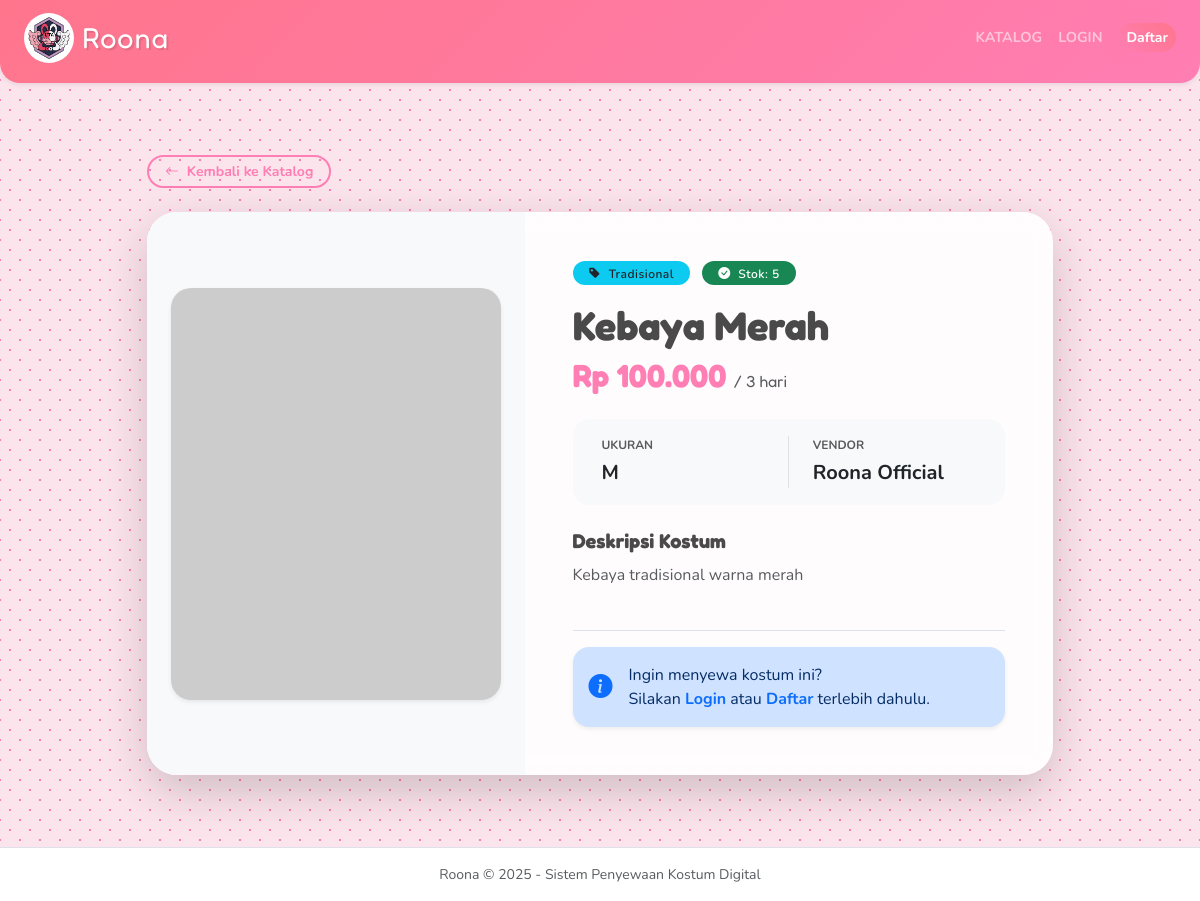
Page /index.php?action=detail&id=1 on the committed database.
### tables this page shows
CREATE TABLE kostum (
  id INT AUTO_INCREMENT PRIMARY KEY,
  nama VARCHAR(150) NOT NULL,
  kategori_id INT,
  ukuran VARCHAR(50),
  stok INT DEFAULT 0,
  harga_sewa DECIMAL(12,2) NOT NULL,
  deskripsi TEXT,
  created_at TIMESTAMP DEFAULT CURRENT_TIMESTAMP,
  gambar VARCHAR(255) DEFAULT NULL,
  FOREIGN KEY (kategori_id) REFERENCES kategori_kostum(id) ON DELETE SET NULL
);

CREATE TABLE kategori_kostum (
  id INT AUTO_INCREMENT PRIMARY KEY,
  nama VARCHAR(100) NOT NULL
);

### app/controllers/UserController.php (called while the page is built, shortened)
<?php
require_once __DIR__ . '/../models/Kostum.php';
class UserController {
    private $kostum;
    public function __construct($pdo){
        $this->kostum = new Kostum($pdo);
    }
    public function detail(){
        $id = intval($_GET['id'] ?? 0);
        $item = $this->kostum->find($id);
        include __DIR__ . '/../views/user/kostum_detail.php';
    }
}

### app/models/Kostum.php (called while the page is built, shortened)
<?php
class Kostum {
    private $pdo;
    public function __construct($pdo){ $this->pdo = $pdo; }
    public function find($id){
        $stmt = $this->pdo->prepare("SELECT k.*, c.nama as kategori FROM kostum k LEFT JOIN kategori_kostum c ON k.kategori_id=c.id WHERE k.id=:id");
        $stmt->execute(['id'=>$id]);
        return $stmt->fetch();
    }
}

### app/views/user/kostum_detail.php (the view)
<?php include __DIR__ . '/../partials/header.php'; ?>
<div class="container py-5">
    <div class="row justify-content-center">
        <div class="col-lg-10">
            <a href="index.php?action=catalog" class="btn btn-outline-primary btn-sm rounded-pill mb-4 px-3">
                <i class="bi bi-arrow-left me-1"></i> Kembali ke Katalog
            </a>
            <div class="card shadow-lg border-0 overflow-hidden" style="border-radius: 30px;">
                <div class="card-body p-0">
                    <div class="row g-0">
                        <div class="col-md-5 bg-light d-flex align-items-center justify-content-center p-4">
                             <?php
                                if(!empty($item['gambar']) && file_exists('assets/images/'.$item['gambar'])){
                                    $imgSrc = 'assets/images/'.$item['gambar'];
                                } else {
                                    $imgSrc = 'https://placehold.co/400x500/png?text='.urlencode($item['nama']);
                                }
                             ?>
                             <img src="<?=$imgSrc?>" alt="<?=htmlspecialchars($item['nama'])?>"
                                  class="img-fluid shadow-sm"
                                  style="border-radius: 20px; max-height: 500px; width: 100%; object-fit: cover;">
                        </div>
                        <div class="col-md-7 p-4 p-md-5 d-flex flex-column">
                            <div class="mb-3">
                                <span class="badge bg-info text-dark rounded-pill me-2 px-3">
                                    <i class="bi bi-tag-fill me-1"></i> <?=htmlspecialchars($item['kategori'] ?? 'Umum')?>
                                </span>
                                <?php if($item['stok'] > 0): ?>
                                    <span class="badge bg-success rounded-pill px-3">
                                        <i class="bi bi-check-circle-fill me-1"></i> Stok: <?=htmlspecialchars($item['stok'])?>
                                    </span>
                                <?php else: ?>
                                    <span class="badge bg-danger rounded-pill px-3">
                                        <i class="bi bi-x-circle-fill me-1"></i> Habis
                                    </span>
                                <?php endif; ?>
                            </div>
                            <h1 class="fw-bold mb-2" style="font-family: 'Fredoka', sans-serif; color: #4a4a4a;">
                                <?=htmlspecialchars($item['nama'])?>
                            </h1>
                            <h2 class="fw-bold mb-4" style="color: #ff7eb3;">
                                Rp <?=number_format($item['harga_sewa'] ?? 0,0,',','.')?>
                                <span class="fs-6 text-muted fw-normal">/ 3 hari</span>
                            </h2>
                            <div class="row mb-4 p-3 bg-light rounded-4 mx-0 border border-light">
                                <div class="col-6 border-end">
                                    <small class="text-muted fw-bold d-block mb-1" style="font-size: 0.75rem;">UKURAN</small>
                                    <span class="fs-5 fw-bold text-dark"><?=htmlspecialchars($item['ukuran'])?></span>
                                </div>
                                <div class="col-6 ps-4">
                                    <small class="text-muted fw-bold d-block mb-1" style="font-size: 0.75rem;">VENDOR</small>
                                    <span class="fs-5 fw-bold text-dark">Roona Official</span>
                                </div>
                            </div>
                            <div class="mb-4">
                                <h5 class="fw-bold mb-2">Deskripsi Kostum</h5>
                                <p class="text-muted" style="line-height: 1.8; text-align: justify;">
                                    <?=nl2br(htmlspecialchars($item['deskripsi'] ?? 'Tidak ada deskripsi tambahan.'))?>
                                </p>
                            </div>
                            <div class="mt-auto pt-3 border-top">
                                <?php if(isset($_SESSION['user']) && $_SESSION['user']['role']=='penyewa'): ?>
                                    <?php if($item['stok'] > 0): ?>
                                        <form method="post" action="index.php?action=create_booking">
                                            <div class="d-flex align-items-end gap-3">
                                                <div class="flex-grow-1">
                                                    <label class="form-label small fw-bold text-muted">Jumlah Sewa</label>
                                                    <input type="number" name="items[<?=$item['id']?>]" value="1" min="1" max="<?=max(1,$item['stok']??1)?>" class="form-control form-control-lg text-center fw-bold">
                                                </div>
                                                <input type="hidden" name="tanggal_booking" value="<?=date('Y-m-d')?>">
                                                <button type="submit" class="btn btn-primary btn-lg flex-grow-1 px-4 shadow-sm" style="height: 52px;">
                                                    <i class="bi bi-bag-heart-fill me-2"></i> Booking Sekarang
                                                </button>
                                            </div>
                                        </form>
                                    <?php else: ?>
                                        <button class="btn btn-secondary w-100 btn-lg rounded-pill" disabled>
                                            <i class="bi bi-emoji-frown me-2"></i> Stok Sedang Habis
                                        </button>
                                    <?php endif; ?>
                                <?php elseif(isset($_SESSION['user']) && $_SESSION['user']['role']=='admin'): ?>
                                    <a href="index.php?action=admin_kostum_form&id=<?=$item['id']?>" class="btn btn-warning w-100 btn-lg rounded-pill text-white">
                                        <i class="bi bi-pencil-square me-2"></i> Edit Kostum Ini
                                    </a>
                                <?php else: ?>
                                    <div class="alert alert-primary border-0 rounded-4 shadow-sm mb-0 d-flex align-items-center">
                                        <i class="bi bi-info-circle-fill fs-4 me-3 text-primary"></i>
                                        <div>
                                            Ingin menyewa kostum ini?<br>
                                            Silakan <a href="index.php?action=login" class="fw-bold text-decoration-none">Login</a> atau <a href="index.php?action=register" class="fw-bold text-decoration-none">Daftar</a> terlebih dahulu.
                                        </div>
                                    </div>
                                <?php endif; ?>
                            </div>
                        </div>
                    </div>
                </div>
            </div>
        </div>
    </div>
</div>
<?php include __DIR__ . '/../partials/footer.php'; ?>

### public/assets/style.css (style rules this page uses)
:root { --anime-bg: #2b2d42; --anime-primary: #ff7eb3; --anime-secondary: #7afcff; --anime-card-bg: rgba(255, 255, 255, 0.9); --anime-text: #2d3436; --font-header: 'Fredoka', sans-serif; --font-body: 'Nunito', sans-serif; }
body.anime-theme { background-color: #fce4ec; background-image: radial-gradient(#ff7eb3 1px, transparent 1px), radial-gradient(#ff7eb3 1px, transparent 1px); background-size: 20px 20px; background-position: 0 0, 10px 10px; font-family: var(--font-body); color: var(--anime-text); }
.card { border: none; border-radius: 20px; background: var(--anime-card-bg); backdrop-filter: blur(10px); box-shadow: 0 10px 25px rgba(255, 126, 179, 0.15); transition: transform 0.3s ease, box-shadow 0.3s ease; overflow: hidden; }
h1, h2, h3, h4, h5 { font-family: var(--font-header); color: #4a4a4a; }
.btn-outline-primary { border: 2px solid #ff7eb3; color: #ff7eb3; border-radius: 50px; font-weight: 700; }
.badge { border-radius: 10px; padding: 6px 12px; font-weight: 600; letter-spacing: 0.5px; }

### rows in the picture
kostum: kategori.nama "Tradisional", stok "5", nama "Kebaya Merah", harga_sewa "100.000", ukuran "M", deskripsi "Kebaya tradisional warna merah"
